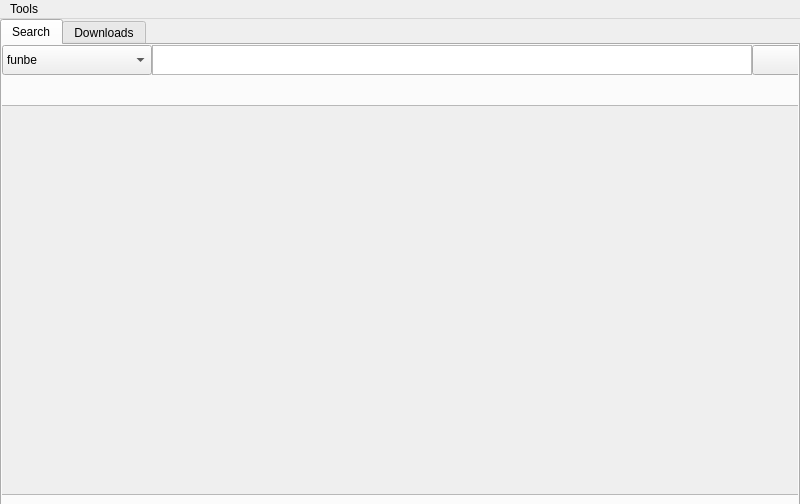
<?xml version="1.0" encoding="UTF-8"?>
<ui version="4.0">
 <class>ComicDownloaderWindow</class>
 <widget class="QMainWindow" name="ComicDownloaderWindow">
  <property name="geometry">
   <rect>
    <x>0</x>
    <y>0</y>
    <width>800</width>
    <height>504</height>
   </rect>
  </property>
  <property name="sizePolicy">
   <sizepolicy hsizetype="Fixed" vsizetype="Fixed">
    <horstretch>0</horstretch>
    <verstretch>0</verstretch>
   </sizepolicy>
  </property>
  <property name="windowTitle">
   <string notr="true">Comic Downlaoder v4-alpha</string>
  </property>
  <property name="windowIcon">
   <iconset>
    <normaloff>Images/icons8_Pluto_Dwarf_Planet_3.ico</normaloff>Images/icons8_Pluto_Dwarf_Planet_3.ico</iconset>
  </property>
  <property name="styleSheet">
   <string notr="true"/>
  </property>
  <widget class="QWidget" name="centralwidget">
   <widget class="QTabWidget" name="tab_widget_main">
    <property name="geometry">
     <rect>
      <x>0</x>
      <y>0</y>
      <width>800</width>
      <height>490</height>
     </rect>
    </property>
    <property name="currentIndex">
     <number>0</number>
    </property>
    <widget class="QWidget" name="tab_search">
     <attribute name="title">
      <string>Search</string>
     </attribute>
     <widget class="QScrollArea" name="scroll_area_results">
      <property name="geometry">
       <rect>
        <x>-1</x>
        <y>60</y>
        <width>801</width>
        <height>390</height>
       </rect>
      </property>
      <property name="styleSheet">
       <string notr="true"/>
      </property>
      <property name="widgetResizable">
       <bool>true</bool>
      </property>
      <widget class="QWidget" name="scroll_area_widget_contents_search">
       <property name="geometry">
        <rect>
         <x>0</x>
         <y>0</y>
         <width>799</width>
         <height>388</height>
        </rect>
       </property>
      </widget>
     </widget>
     <widget class="QTextEdit" name="text_edit_search">
      <property name="geometry">
       <rect>
        <x>150</x>
        <y>0</y>
        <width>600</width>
        <height>30</height>
       </rect>
      </property>
     </widget>
     <widget class="QComboBox" name="combo_box_source">
      <property name="geometry">
       <rect>
        <x>0</x>
        <y>0</y>
        <width>150</width>
        <height>30</height>
       </rect>
      </property>
      <property name="layoutDirection">
       <enum>Qt::LeftToRight</enum>
      </property>
      <item>
       <property name="text">
        <string>funbe</string>
       </property>
      </item>
     </widget>
     <widget class="QLabel" name="label_error">
      <property name="geometry">
       <rect>
        <x>150</x>
        <y>30</y>
        <width>651</width>
        <height>30</height>
       </rect>
      </property>
      <property name="text">
       <string/>
      </property>
     </widget>
     <widget class="QPushButton" name="btn_push_search">
      <property name="geometry">
       <rect>
        <x>750</x>
        <y>0</y>
        <width>50</width>
        <height>30</height>
       </rect>
      </property>
      <property name="sizePolicy">
       <sizepolicy hsizetype="Fixed" vsizetype="Fixed">
        <horstretch>0</horstretch>
        <verstretch>0</verstretch>
       </sizepolicy>
      </property>
      <property name="cursor">
       <cursorShape>PointingHandCursor</cursorShape>
      </property>
      <property name="icon">
       <iconset>
        <normaloff>Images/icons8-search-24.png</normaloff>Images/icons8-search-24.png</iconset>
      </property>
      <property name="iconSize">
       <size>
        <width>24</width>
        <height>24</height>
       </size>
      </property>
      <property name="flat">
       <bool>false</bool>
      </property>
     </widget>
    </widget>
    <widget class="QWidget" name="tab_downloads">
     <attribute name="title">
      <string>Downloads</string>
     </attribute>
     <widget class="QScrollArea" name="scroll_area_downloads">
      <property name="geometry">
       <rect>
        <x>0</x>
        <y>0</y>
        <width>800</width>
        <height>460</height>
       </rect>
      </property>
      <property name="frameShape">
       <enum>QFrame::VLine</enum>
      </property>
      <property name="frameShadow">
       <enum>QFrame::Plain</enum>
      </property>
      <property name="horizontalScrollBarPolicy">
       <enum>Qt::ScrollBarAlwaysOff</enum>
      </property>
      <property name="widgetResizable">
       <bool>true</bool>
      </property>
      <widget class="QWidget" name="scroll_area_widget_contents_downloads">
       <property name="geometry">
        <rect>
         <x>0</x>
         <y>0</y>
         <width>798</width>
         <height>458</height>
        </rect>
       </property>
      </widget>
     </widget>
    </widget>
   </widget>
  </widget>
  <widget class="QMenuBar" name="menubar">
   <property name="geometry">
    <rect>
     <x>0</x>
     <y>0</y>
     <width>800</width>
     <height>22</height>
    </rect>
   </property>
   <widget class="QMenu" name="menu_tools">
    <property name="title">
     <string>Tools</string>
    </property>
    <addaction name="action_log"/>
    <addaction name="action_about"/>
   </widget>
   <addaction name="menu_tools"/>
  </widget>
  <action name="action_about">
   <property name="text">
    <string>About</string>
   </property>
   <property name="shortcut">
    <string/>
   </property>
   <property name="shortcutContext">
    <enum>Qt::WindowShortcut</enum>
   </property>
  </action>
  <action name="action_log">
   <property name="text">
    <string>Show Log</string>
   </property>
  </action>
 </widget>
 <resources/>
 <connections/>
</ui>
